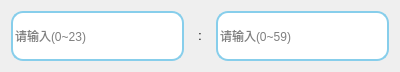
<?xml version="1.0" encoding="UTF-8"?>
<ui version="4.0">
 <class>CusClockTimeAdjust</class>
 <widget class="QWidget" name="CusClockTimeAdjust">
  <property name="geometry">
   <rect>
    <x>0</x>
    <y>0</y>
    <width>400</width>
    <height>68</height>
   </rect>
  </property>
  <property name="windowTitle">
   <string>Form</string>
  </property>
  <layout class="QHBoxLayout" name="horizontalLayout" stretch="2,1,2">
   <item>
    <widget class="QLineEdit" name="lineEdit">
     <property name="minimumSize">
      <size>
       <width>0</width>
       <height>50</height>
      </size>
     </property>
     <property name="styleSheet">
      <string notr="true">QLineEdit{
	font: 15pt &quot;Microsoft YaHei UI&quot;;
	border-radius: 12px;
	border: 2px solid skyblue;
}</string>
     </property>
     <property name="placeholderText">
      <string>请输入(0~23)</string>
     </property>
    </widget>
   </item>
   <item>
    <widget class="QLabel" name="label">
     <property name="sizePolicy">
      <sizepolicy hsizetype="Minimum" vsizetype="Minimum">
       <horstretch>0</horstretch>
       <verstretch>0</verstretch>
      </sizepolicy>
     </property>
     <property name="minimumSize">
      <size>
       <width>20</width>
       <height>50</height>
      </size>
     </property>
     <property name="maximumSize">
      <size>
       <width>20</width>
       <height>16777215</height>
      </size>
     </property>
     <property name="styleSheet">
      <string notr="true">font: 28pt &quot;Microsoft YaHei UI&quot;;</string>
     </property>
     <property name="text">
      <string>:</string>
     </property>
     <property name="alignment">
      <set>Qt::AlignCenter</set>
     </property>
    </widget>
   </item>
   <item>
    <widget class="QLineEdit" name="lineEdit_2">
     <property name="minimumSize">
      <size>
       <width>0</width>
       <height>50</height>
      </size>
     </property>
     <property name="styleSheet">
      <string notr="true">QLineEdit{
	font: 15pt &quot;Microsoft YaHei UI&quot;;
	border-radius: 12px;
	border: 2px solid skyblue;
}</string>
     </property>
     <property name="text">
      <string/>
     </property>
     <property name="placeholderText">
      <string>请输入(0~59)</string>
     </property>
    </widget>
   </item>
  </layout>
 </widget>
 <resources/>
 <connections/>
</ui>
